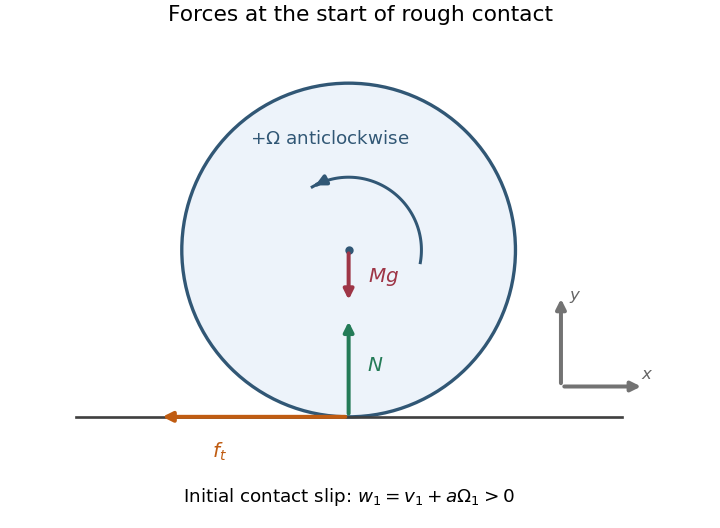

This figure's Python source:
"""Draw the signed contact-force model; save one PNG in the current directory."""

from pathlib import Path

import matplotlib

matplotlib.use("Agg")
import matplotlib.pyplot as plt
from matplotlib.patches import Circle
import numpy as np


def main():
    plt.rcParams.update({"font.family": "DejaVu Sans", "font.size": 12})
    fig, ax = plt.subplots(figsize=(6, 4.4), layout="constrained")
    fig.patch.set_facecolor("white")
    ax.set_facecolor("white")
    ax.add_patch(Circle((0, 1.1), 1.1, facecolor="#edf3fa", edgecolor="#315775", lw=2))
    ax.plot([-1.8, 1.8], [0, 0], color="0.25", lw=1.6)
    ax.plot(0, 1.1, "o", color="#315775", ms=4)

    def arrow(start, end, color):
        ax.annotate("", end, start,
                    arrowprops={"arrowstyle": "-|>", "lw": 2.4, "color": color})

    arrow((0, 0), (0, 0.65), "#247b57")
    ax.text(0.12, 0.3, r"$N$", color="#247b57")
    arrow((0, 1.1), (0, 0.75), "#9e3546")
    ax.text(0.13, 0.89, r"$Mg$", color="#9e3546")
    arrow((0, 0), (-1.25, 0), "#c05c12")
    ax.text(-0.9, -0.27, r"$f_t$", color="#c05c12")
    angles = np.linspace(np.deg2rad(-10), np.deg2rad(120), 80)
    sx, sy = 0.48 * np.cos(angles), 1.1 + 0.48 * np.sin(angles)
    ax.plot(sx, sy, color="#315775", lw=1.8)
    arrow((sx[-5], sy[-5]), (sx[-1], sy[-1]), "#315775")
    ax.text(-0.65, 1.8, r"$+\Omega$ anticlockwise", fontsize=11, color="#315775")
    arrow((1.4, 0.2), (1.95, 0.2), "0.45")
    arrow((1.4, 0.2), (1.4, 0.8), "0.45")
    ax.text(1.93, 0.25, r"$x$", color="0.4", fontsize=10)
    ax.text(1.45, 0.77, r"$y$", color="0.4", fontsize=10)
    ax.text(0, -0.56, r"Initial contact slip: $w_1=v_1+a\Omega_1>0$",
            ha="center", fontsize=11)
    ax.set(xlim=(-2.05, 2.2), ylim=(-0.7, 2.5), aspect="equal")
    ax.set_title("Forces at the start of rough contact", fontsize=13, pad=10)
    ax.axis("off")
    output = Path.cwd() / Path(__file__).with_suffix(".png").name
    fig.savefig(output, dpi=120, facecolor="white", metadata={"Software": "Matplotlib"})
    plt.close(fig)


if __name__ == "__main__":
    main()
